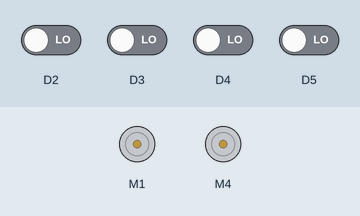
This sketch was run on a simulated Arduino Due. Shown: 2 × DC motor (green arrow = forward, orange = backward, longer = faster). The test bench sets the inputs (shaded band); at power-on: D2–5 LOW. What the sketch prints to the serial monitor is not drawn.

Above: at 2.2 s.
2.3 s: D2 driven HIGH
At 2.8 s:
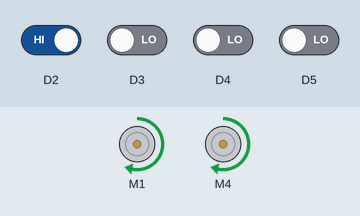
Timing chart, 0 to 5.3 s (numbered marks = the images above; inputs shaded):
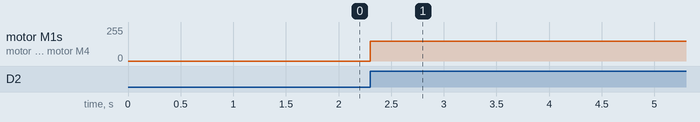

The sketch:

labC.ino
```cpp
#include <Wire.h>
#include <Adafruit_MotorShield.h>
#include"utility/Adafruit_MS_PWMServoDriver.h"
#include "laba.h"
#include <DueTimer.h>

char incomingChar;
int incomingInt = 0;
int incomingInt2 = 0;
int lspeed = 0;
int rspeed = 0;
int dir = 1;
int dirL = 1;
int dirR = 1;
float radius = 0.02;
int revs = 0;
float omegaR = 6.28*revs;
float omegaL =  6.28*revs;

float velocityR = 0;
float velocityL = 0;
int rEnc = 3;
int lEnc = 4;
int rCntr = 0;
int lCntr = 0;
double seconds = 1;
double uTimerLength = 1000000*seconds;
double rPulsesPerTime = 0;
double lPulsesPerTime = 0;
int rState = 0;
int lState = 0;
int oldTime = 0;
int currentTime = 0;
int oldRCntr = 0;
int oldLCntr = 0;
int meters = 1;
int   newData = 0;
int pulses = (meters/0.04);

void intrR(){
  rCntr++;
  //rState = 1;
}
void intrL(){
  lCntr++;
  //rState = 1;
}

void timerInterrupt(){
    rPulsesPerTime = rCntr - oldRCntr;
    lPulsesPerTime = lCntr - oldLCntr;
    oldRCntr = rCntr;
    oldLCntr = lCntr;
    rState = 1;
    lState = 1;
}


// Create motors
Adafruit_MotorShield AFMS = Adafruit_MotorShield();
Adafruit_DCMotor *leftMotor = AFMS.getMotor(1);
Adafruit_DCMotor *rightMotor = AFMS.getMotor(4);

void setup() {
  Serial.begin(115200);

  pinMode(2, INPUT);
  pinMode(3, INPUT);
  pinMode(4, INPUT);
  pinMode(5, INPUT);
  pinMode(8, INPUT);
  //attachInterrupt(digitalPinToInterrupt(1), intrR, CHANGE);
  attachInterrupt(digitalPinToInterrupt(2), intrR, CHANGE);
  attachInterrupt(digitalPinToInterrupt(3), intrR, CHANGE);
  attachInterrupt(digitalPinToInterrupt(4), intrL, CHANGE);
  attachInterrupt(digitalPinToInterrupt(5), intrL, CHANGE);
  Timer3.attachInterrupt(timerInterrupt);
  Timer3.start(uTimerLength);

  AFMS.begin();
  leftMotor->run(FORWARD);
  rightMotor->run(FORWARD);
  leftMotor->setSpeed(0);
  rightMotor->setSpeed(0);
  delay(1000);

}

void loop() {
//
//  if((rState > 0 || lState > 0) && newData == 1){
//        omegaR = 2*3.14*rPulsesPerTime/(618*seconds);
//        velocityR = radius*omegaR;
//        omegaL = 2*3.14*lPulsesPerTime/(618*seconds);
//        velocityL = radius*omegaL;
//        lState  = 0;
//        rState = 0;
//        //Serial.print("Total r pulses: ");
//        //Serial.println(rCntr);
//        Serial.print("Velocity R: ");
//        Serial.println(velocityR);
//        Serial.print("Velocity L: ");
//        Serial.println(velocityL);
//        oldTime = millis();
//  }
//
//
//  if (Serial.available()>0)
//  {
//    incomingInt = Serial.parseInt();
//    incomingInt2 = Serial.parseInt();
//    // Determine direction
//    if (incomingInt < 0){
//      dirL = BACKWARD;
//     }
//     else{
//      dirL = FORWARD;
//     }
//    if (incomingInt2 < 0){
//      dirR = BACKWARD;
//     }
//     else{
//      dirR = FORWARD;
//     }
//      leftMotor->run(dirL);
//      rightMotor->run(dirR);
//     // Set speed
//    leftMotor->setSpeed(abs(incomingInt));
//    rightMotor->setSpeed(abs(incomingInt2));
//    newData = 1;
//  }

if(rCntr && lCntr <= 4918){
    Serial.println(rCntr);
    leftMotor->setSpeed(150);
    rightMotor->setSpeed(150);
    leftMotor->run(FORWARD);
    rightMotor->run(FORWARD);
}
else{
leftMotor->setSpeed(0);
rightMotor->setSpeed(0);
}


}
```

laba.h
```cpp
//
//#include <DueTimer.h>
//
//// FOR TASK 3 UNCOMMENT LINE 57 and 63!!!
//int task = 4;
//
//
//volatile byte state = LOW;
//
//int time1 = 0;
//int time2 = 0;
//int startTime = 0;
//int endTime = 0;
//// the setup function runs once when you press reset or power the board
///* Task 1*/
///* Install the Arduino IDE */
//
///* Task 2 */
///* Blink with different frequencies */
///* Define a start frequency and choose a multiplier that increases
// *  the frequency after 20 blinks
// */
//
//    int frequency = 1;
//    int multiplier = 10; // For increasing the frequency of the blink
//
// /* Task 3 */
///* Create a program for counting pulse.
// * Amount of counted pulses should be displayed in the Serial Monitor.
//*/
//    int rEnc = 2; // Right encoder Pin
//    int lEnc = 3; // Left encoder pin
//    int rPulseCntr = 0; // Right pulse counter
//    int lPulseCntr = 0; // Left pulse counter
//    int rCntr = 0;
//    int lCntr = 0;
//    bool rState = 0;
//    bool lState = 0;
//
///* Task 4 */
///* Measure time between pulses */
//
//    int numOfPulses = 10;
//    int rTime = 0;
//    int lTime = 0;
//    int refTimeR = 0;
//    int refTimeL = 0;
//    double rPulsesPerSecond = 0;
//    double lPulsesPerSecond = 0;
//    double seconds = .5;
//    double uTimerLength = 1000000*seconds;
//    bool ledOn = false;
//
//
//void intrR(){
//  rCntr++;
//  //rState = 1;
//
//}
//
//void intrL(){
//  lCntr++;
//  //lState = 1;
//}
//
//void timerInterrupt(){
//    rPulsesPerSecond = rCntr/seconds;
//    lPulsesPerSecond = lCntr/seconds;
//    rState = 1;
//    lState = 1;
//}
//          pinMode(rEnc, INPUT_PULLUP);
//          pinMode(lEnc, INPUT_PULLUP);
//          attachInterrupt(digitalPinToInterrupt(rEnc), intrR, RISING);
//          attachInterrupt(digitalPinToInterrupt(lEnc), intrL, RISING);
//void setup() {
//  Serial.begin(115200);
//  switch (task) {
//      case 1:
//          Serial.println("Arduin IDE is installed");
//          break;
//      case 2: // Flashing LED
//          pinMode(LED_BUILTIN, OUTPUT);
//          break;
//      case 3: // Counting pulses
//
//      break;
//      case 4: // Pulse time
//          pinMode(rEnc, INPUT_PULLUP);
//          pinMode(lEnc, INPUT_PULLUP);
//          pinMode(LED_BUILTIN, OUTPUT);
//          attachInterrupt(digitalPinToInterrupt(rEnc), intrR, RISING);
//          attachInterrupt(digitalPinToInterrupt(lEnc), intrL, RISING);
//          Timer3.attachInterrupt(timerInterrupt);
//          Timer3.start(uTimerLength);
//      break;
//  }
//}
//
//// the loop function runs over and over again forever
//void loop() {
//while(1){
//  switch (task) {
//    case 2: // Flashing LED
//        for (int i = 0; i<20; i++){
//            Serial.println("First loop");
//            digitalWrite(LED_BUILTIN, HIGH);
//            delay(1000/(frequency*multiplier));
//            digitalWrite(LED_BUILTIN, LOW);
//            delay(1000/(frequency*multiplier));
//        }
//        multiplier = multiplier + 10;
//    break;
//    case 3: // Counting pulses
//        if (rState == 1){
//          Serial.print("Right pulses: ");
//          Serial.println(rCntr);
//          rState = 0;
//        }
//        if (lState == 1){
//          Serial.print("Left pulses: ");
//          Serial.println(lCntr);
//          lState = 0;
//        }
//    break;
//    case 4:
//    if(rState > 0 || lState > 0){
//        Serial.print("ms between pulses R: ");
//        Serial.println(1000/rPulsesPerSecond,10);
//        //Serial.println(rCntr);
//        Serial.print("ms between pulses L: ");
//        Serial.println(1000/lPulsesPerSecond,10);
//        //Serial.println(lCntr);
//        digitalWrite(LED_BUILTIN, ledOn);
//        rState = 0;
//        lState = 0;
//        lCntr = 0;
//        rCntr = 0;
//    }
//    break;
//  }
//}
//}
```

Measured:
- after the input at 2.3 s, motor M1, motor M4: stopped → forward 150/255 at once
